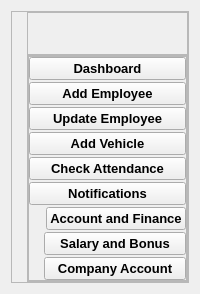
      <widget class="QWidget" name="SalesAgent_SideBar">
       <layout class="QVBoxLayout" name="verticalLayout_64">
        <item>
         <widget class="QWidget" name="widget_69" native="true">
          <layout class="QVBoxLayout" name="verticalLayout_69">
           <property name="spacing">
            <number>0</number>
           </property>
           <property name="leftMargin">
            <number>0</number>
           </property>
           <property name="topMargin">
            <number>0</number>
           </property>
           <property name="rightMargin">
            <number>0</number>
           </property>
           <property name="bottomMargin">
            <number>0</number>
           </property>
           <item>
            <widget class="QFrame" name="frame_31">
             <property name="maximumSize">
              <size>
               <width>220999</width>
               <height>16777215</height>
              </size>
             </property>
             <property name="frameShape">
              <enum>QFrame::StyledPanel</enum>
             </property>
             <property name="frameShadow">
              <enum>QFrame::Raised</enum>
             </property>
             <layout class="QVBoxLayout" name="verticalLayout_65">
              <property name="spacing">
               <number>0</number>
              </property>
              <property name="leftMargin">
               <number>15</number>
              </property>
              <property name="topMargin">
               <number>0</number>
              </property>
              <property name="rightMargin">
               <number>0</number>
              </property>
              <property name="bottomMargin">
               <number>0</number>
              </property>
              <item alignment="Qt::AlignTop">
               <widget class="QFrame" name="frame_32">
                <property name="font">
                 <font>
                  <pointsize>15</pointsize>
                  <weight>75</weight>
                  <bold>true</bold>
                 </font>
                </property>
                <property name="frameShape">
                 <enum>QFrame::StyledPanel</enum>
                </property>
                <property name="frameShadow">
                 <enum>QFrame::Raised</enum>
                </property>
                <layout class="QHBoxLayout" name="horizontalLayout_81">
                 <property name="rightMargin">
                  <number>0</number>
                 </property>
                 <item>
                  <widget class="QLabel" name="label_52">
                   <property name="maximumSize">
                    <size>
                     <width>150</width>
                     <height>150</height>
                    </size>
                   </property>
                   <property name="font">
                    <font>
                     <pointsize>15</pointsize>
                     <weight>75</weight>
                     <bold>true</bold>
                    </font>
                   </property>
                   <property name="midLineWidth">
                    <number>0</number>
                   </property>
                   <property name="text">
                    <string/>
                   </property>
                   <property name="pixmap">
                    <pixmap resource="Resource.qrc">:/LOGO/Graphics/ARM_LOGO_Crop.png</pixmap>
                   </property>
                   <property name="scaledContents">
                    <bool>true</bool>
                   </property>
                  </widget>
                 </item>
                </layout>
               </widget>
              </item>
              <item>
               <widget class="QFrame" name="frame_33">
                <property name="sizePolicy">
                 <sizepolicy hsizetype="Preferred" vsizetype="Expanding">
                  <horstretch>0</horstretch>
                  <verstretch>0</verstretch>
                 </sizepolicy>
                </property>
                <property name="frameShape">
                 <enum>QFrame::StyledPanel</enum>
                </property>
                <property name="frameShadow">
                 <enum>QFrame::Raised</enum>
                </property>
                <layout class="QVBoxLayout" name="verticalLayout_66">
                 <property name="spacing">
                  <number>0</number>
                 </property>
                 <property name="leftMargin">
                  <number>0</number>
                 </property>
                 <property name="topMargin">
                  <number>0</number>
                 </property>
                 <property name="rightMargin">
                  <number>0</number>
                 </property>
                 <property name="bottomMargin">
                  <number>0</number>
                 </property>
                 <item alignment="Qt::AlignTop">
                  <widget class="QFrame" name="frame_34">
                   <property name="frameShape">
                    <enum>QFrame::StyledPanel</enum>
                   </property>
                   <property name="frameShadow">
                    <enum>QFrame::Raised</enum>
                   </property>
                   <layout class="QVBoxLayout" name="verticalLayout_67">
                    <property name="spacing">
                     <number>2</number>
                    </property>
                    <property name="leftMargin">
                     <number>0</number>
                    </property>
                    <property name="topMargin">
                     <number>0</number>
                    </property>
                    <property name="rightMargin">
                     <number>0</number>
                    </property>
                    <property name="bottomMargin">
                     <number>0</number>
                    </property>
                    <item>
                     <widget class="QPushButton" name="btnDashboard_2">
                      <property name="font">
                       <font>
                        <pointsize>10</pointsize>
                        <weight>75</weight>
                        <bold>true</bold>
                       </font>
                      </property>
                      <property name="text">
                       <string>Dashboard</string>
                      </property>
                      <property name="icon">
                       <iconset resource="Resource.qrc">
                        <normaloff>:/White Icons/Graphics/featherBlack/dashboard.png</normaloff>:/White Icons/Graphics/featherBlack/dashboard.png</iconset>
                      </property>
                      <property name="iconSize">
                       <size>
                        <width>24</width>
                        <height>24</height>
                       </size>
                      </property>
                     </widget>
                    </item>
                    <item>
                     <widget class="QPushButton" name="btnAddEmployee_2">
                      <property name="font">
                       <font>
                        <family>Segoe UI</family>
                        <pointsize>10</pointsize>
                        <weight>75</weight>
                        <bold>true</bold>
                       </font>
                      </property>
                      <property name="text">
                       <string>Add Employee</string>
                      </property>
                      <property name="icon">
                       <iconset resource="Resource.qrc">
                        <normaloff>:/White Icons/Graphics/featherBlack/onboarding.png</normaloff>:/White Icons/Graphics/featherBlack/onboarding.png</iconset>
                      </property>
                      <property name="iconSize">
                       <size>
                        <width>24</width>
                        <height>24</height>
                       </size>
                      </property>
                     </widget>
                    </item>
                    <item>
                     <widget class="QPushButton" name="btnUpdateEmployee_2">
                      <property name="font">
                       <font>
                        <pointsize>10</pointsize>
                        <weight>75</weight>
                        <bold>true</bold>
                       </font>
                      </property>
                      <property name="text">
                       <string>Update Employee</string>
                      </property>
                      <property name="icon">
                       <iconset resource="Resource.qrc">
                        <normaloff>:/White Icons/Graphics/featherBlack/employee.png</normaloff>:/White Icons/Graphics/featherBlack/employee.png</iconset>
                      </property>
                      <property name="iconSize">
                       <size>
                        <width>24</width>
                        <height>24</height>
                       </size>
                      </property>
                     </widget>
                    </item>
                    <item>
                     <widget class="QPushButton" name="btn_AddVehicle_3">
                      <property name="font">
                       <font>
                        <pointsize>10</pointsize>
                        <weight>75</weight>
                        <bold>true</bold>
                       </font>
                      </property>
                      <property name="text">
                       <string>Add Vehicle</string>
                      </property>
                      <property name="icon">
                       <iconset resource="Resource.qrc">
                        <normaloff>:/White Icons/Graphics/featherBlack/car.png</normaloff>:/White Icons/Graphics/featherBlack/car.png</iconset>
                      </property>
                      <property name="iconSize">
                       <size>
                        <width>24</width>
                        <height>24</height>
                       </size>
                      </property>
                     </widget>
                    </item>
                    <item>
                     <widget class="QPushButton" name="btnCheckAttendance_2">
                      <property name="font">
                       <font>
                        <pointsize>10</pointsize>
                        <weight>75</weight>
                        <bold>true</bold>
                       </font>
                      </property>
                      <property name="text">
                       <string>Check Attendance</string>
                      </property>
                      <property name="icon">
                       <iconset resource="Resource.qrc">
                        <normaloff>:/White Icons/Graphics/featherBlack/attendance.png</normaloff>:/White Icons/Graphics/featherBlack/attendance.png</iconset>
                      </property>
                      <property name="iconSize">
                       <size>
                        <width>24</width>
                        <height>24</height>
                       </size>
                      </property>
                     </widget>
                    </item>
                    <item>
                     <widget class="QPushButton" name="btnNotification_2">
                      <property name="font">
                       <font>
                        <pointsize>10</pointsize>
                        <weight>75</weight>
                        <bold>true</bold>
                       </font>
                      </property>
                      <property name="text">
                       <string>Notifications</string>
                      </property>
                      <property name="icon">
                       <iconset resource="Resource.qrc">
                        <normaloff>:/White Icons/Graphics/featherBlack/notification.png</normaloff>:/White Icons/Graphics/featherBlack/notification.png</iconset>
                      </property>
                      <property name="iconSize">
                       <size>
                        <width>24</width>
                        <height>24</height>
                       </size>
                      </property>
                     </widget>
                    </item>
                    <item>
                     <widget class="QWidget" name="widget_Inventory_dropdown_3" native="true">
                      <layout class="QHBoxLayout" name="horizontalLayout_82">
                       <property name="spacing">
                        <number>0</number>
                       </property>
                       <property name="leftMargin">
                        <number>0</number>
                       </property>
                       <property name="topMargin">
                        <number>0</number>
                       </property>
                       <property name="rightMargin">
                        <number>0</number>
                       </property>
                       <property name="bottomMargin">
                        <number>0</number>
                       </property>
                       <item>
                        <widget class="QLabel" name="label_53">
                         <property name="maximumSize">
                          <size>
                           <width>24</width>
                           <height>24</height>
                          </size>
                         </property>
                         <property name="text">
                          <string/>
                         </property>
                         <property name="pixmap">
                          <pixmap resource="Resource.qrc">:/Black Icons/Graphics/featherBlack/trello.svg</pixmap>
                         </property>
                        </widget>
                       </item>
                       <item>
                        <widget class="QPushButton" name="btn_AccountFinanace_2">
                         <property name="font">
                          <font>
                           <pointsize>10</pointsize>
                           <weight>75</weight>
                           <bold>true</bold>
                          </font>
                         </property>
                         <property name="layoutDirection">
                          <enum>Qt::RightToLeft</enum>
                         </property>
                         <property name="text">
                          <string>Account and Finance</string>
                         </property>
                         <property name="icon">
                          <iconset resource="Resource.qrc">
                           <normaloff>:/Black Icons/Graphics/featherBlack/chevron-right.svg</normaloff>:/Black Icons/Graphics/featherBlack/chevron-right.svg</iconset>
                         </property>
                         <property name="checkable">
                          <bool>true</bool>
                         </property>
                        </widget>
                       </item>
                      </layout>
                     </widget>
                    </item>
                    <item>
                     <widget class="QWidget" name="widget_70" native="true">
                      <layout class="QVBoxLayout" name="verticalLayout_68">
                       <property name="spacing">
                        <number>2</number>
                       </property>
                       <property name="leftMargin">
                        <number>15</number>
                       </property>
                       <property name="topMargin">
                        <number>0</number>
                       </property>
                       <property name="rightMargin">
                        <number>0</number>
                       </property>
                       <property name="bottomMargin">
                        <number>0</number>
                       </property>
                       <item>
                        <widget class="QPushButton" name="btn_SalaryBonus_2">
                         <property name="font">
                          <font>
                           <pointsize>10</pointsize>
                           <weight>75</weight>
                           <bold>true</bold>
                          </font>
                         </property>
                         <property name="text">
                          <string>Salary and Bonus</string>
                         </property>
                         <property name="icon">
                          <iconset resource="Resource.qrc">
                           <normaloff>:/Black Icons/Graphics/featherBlack/clipboard.svg</normaloff>:/Black Icons/Graphics/featherBlack/clipboard.svg</iconset>
                         </property>
                         <property name="iconSize">
                          <size>
                           <width>24</width>
                           <height>20</height>
                          </size>
                         </property>
                        </widget>
                       </item>
                       <item>
                        <widget class="QPushButton" name="btn_CompanyAccount_2">
                         <property name="font">
                          <font>
                           <pointsize>10</pointsize>
                           <weight>75</weight>
                           <bold>true</bold>
                          </font>
                         </property>
                         <property name="text">
                          <string>Company Account</string>
                         </property>
                         <property name="icon">
                          <iconset resource="Resource.qrc">
                           <normaloff>:/Black Icons/Graphics/featherBlack/database.svg</normaloff>:/Black Icons/Graphics/featherBlack/database.svg</iconset>
                         </property>
                         <property name="iconSize">
                          <size>
                           <width>24</width>
                           <height>20</height>
                          </size>
                         </property>
                        </widget>
                       </item>
                      </layout>
                     </widget>
                    </item>
                   </layout>
                  </widget>
                 </item>
                </layout>
               </widget>
              </item>
             </layout>
            </widget>
           </item>
          </layout>
         </widget>
        </item>
       </layout>
      </widget>
